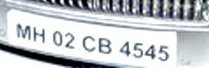
#> input picture Datasets/LicensePlateDataset/images(tif)/train/0001.tif, 209 x 68 px, found by its file name
$ jupyter execute --allow-errors LicensePlate_Tesseract.ipynb
#> lines starting #> are read from the running program, lines starting #| are printed output that depends on the picture
<a href="https://colab.research.google.com/github/MichaelTj02/FinalProject_Group1/blob/main/LicensePlate_Tesseract.ipynb" target="_parent"></a>

# **Training license plate character detection using Tesseract OCR**

# Convert label and image file

**Convert XML labels to .box for Tesseract compatibility**

[cell 1]
import os
import xml.etree.ElementTree as ET

# Define function to convert XML to .box
def convert_xml_to_box(xml_path, image_name, output_dir):
    tree = ET.parse(xml_path)
    root = tree.getroot()

    box_path = os.path.join(output_dir, image_name + ".box")
    with open(box_path, "w") as box_file:
        for obj in root.findall("object"):
            character = obj.find("name").text
            bndbox = obj.find("bndbox")
            xmin = int(bndbox.find("xmin").text)
            ymin = int(bndbox.find("ymin").text)
            xmax = int(bndbox.find("xmax").text)
            ymax = int(bndbox.find("ymax").text)

            # Write in Tesseract .box format
            box_file.write(f"{character} {xmin} {ymin} {xmax} {ymax} 0\n")

# Process all XML files in train and test folders
def process_labels(label_dir, output_dir):
    for split in ["train", "test"]:
        split_dir = os.path.join(label_dir, split)
        output_split_dir = os.path.join(output_dir, split)
        os.makedirs(output_split_dir, exist_ok=True)

        for xml_file in os.listdir(split_dir):
            if xml_file.endswith(".xml"):
                image_name = os.path.splitext(xml_file)[0]
                xml_path = os.path.join(split_dir, xml_file)
                convert_xml_to_box(xml_path, image_name, output_split_dir)

# Paths
label_dir = r"C:\Users\mtj02\Desktop\FinalProject_Group1\Datasets\LicensePlateDataset\initial images and labels\labels"
output_dir = r"C:\Users\mtj02\Desktop\FinalProject_Group1\Datasets\LicensePlateDataset\labels(box)"
process_labels(label_dir, output_dir)

**Convert images to tiff**

[cell 2]
import os
from PIL import Image

def convert_images_to_tiff(input_dir, output_dir):
    os.makedirs(output_dir, exist_ok=True)  # Ensure the output directory exists

    for filename in os.listdir(input_dir):
        if filename.endswith((".png", ".jpg", ".jpeg")):  # Check for valid image files
            image_path = os.path.join(input_dir, filename)
            output_path = os.path.join(output_dir, os.path.splitext(filename)[0] + ".tif")

            # Open the image and save as TIFF
            with Image.open(image_path) as img:
                img = img.convert("RGB")  # Convert to RGB mode if necessary
                img.save(output_path, format="TIFF")
                print(f"Converted {filename} to {output_path}")

# Paths
convert_images_to_tiff(r"C:\Users\mtj02\Desktop\FinalProject_Group1\Datasets\LicensePlateDataset\images\train"
                        , r"C:\Users\mtj02\Desktop\FinalProject_Group1\Datasets\LicensePlateDataset\images(tiff)\train")
convert_images_to_tiff(r"C:\Users\mtj02\Desktop\FinalProject_Group1\Datasets\LicensePlateDataset\images\test"
                        , r"C:\Users\mtj02\Desktop\FinalProject_Group1\Datasets\LicensePlateDataset\images(tiff)\test")

# Testing default model

Test default tesseract model accuracy

[cell 3]
import os
from PIL import Image
from IPython.display import display

[cell 4]
import pytesseract

pytesseract.pytesseract.tesseract_cmd = r'C:\Program Files\Tesseract-OCR\tesseract.exe'

#> (the rest of this cell did not finish here and is left out)

[cell 5]
# Set directories
tiff_dir = r"C:\Users\mtj02\Desktop\FinalProject_Group1\Datasets\LicensePlateDataset\images(tiff)\test"
output_dir = r"C:\Users\mtj02\Desktop\test_result"

# Ensure the output directory exists
os.makedirs(output_dir, exist_ok=True)

[cell 6]
# Loop through all TIFF images and perform OCR
for filename in os.listdir(tiff_dir):
    if filename.endswith(".tif"):
        # Load the image
        image_path = os.path.join(tiff_dir, filename)
        image = Image.open(image_path)

        # Perform OCR
        extracted_text = pytesseract.image_to_string(image)

        # Display the image and extracted text (optional)
        print(f"Processing {filename}:")
        display(image)
        print("Extracted Text:", extracted_text)

        # Save the result to a text file
        result_path = os.path.join(output_dir, os.path.splitext(filename)[0] + ".txt")
        with open(result_path, "w") as f:
            f.write(extracted_text)

        print(f"Result saved to: {result_path}")

# Training model to our dataset

Convert training images to greyscale for better training

[cell 7]
import cv2
import os

# Input and output directories
input_dir = r"C:\Users\mtj02\Desktop\FinalProject_Group1\Datasets\LicensePlateDataset\images(tif)\train"
output_dir = r"C:\Users\mtj02\Desktop\FinalProject_Group1\Datasets\LicensePlateDataset\preprocessed\images\train"
os.makedirs(output_dir, exist_ok=True)

# Process all .tif files in the input directory
for filename in os.listdir(input_dir):
    if filename.endswith(".tif"):
        input_path = os.path.join(input_dir, filename)
        output_path = os.path.join(output_dir, filename)

        # Read the image in grayscale
        image = cv2.imread(input_path, cv2.IMREAD_GRAYSCALE)
#> image: shape (68, 209); min 0, max 255, mean 194.9

        # Save the grayscale image
        cv2.imwrite(output_path, image)
        print(f"Converted {filename} to grayscale and saved to {output_path}")

Binarize the images (black and white)

[cell 8]
import cv2
import os

# Input and output directories
input_dir = r"C:\Users\mtj02\Desktop\FinalProject_Group1\Datasets\LicensePlateDataset\images(tiff)\train"
output_dir = r"C:\Users\mtj02\Desktop\FinalProject_Group1\Datasets\LicensePlateDataset\preprocessed\train"
os.makedirs(output_dir, exist_ok=True)

for filename in os.listdir(input_dir):
    if filename.endswith(".tif"):
        input_path = os.path.join(input_dir, filename)
        output_path = os.path.join(output_dir, filename)

        # Read the grayscale image
        image = cv2.imread(input_path, cv2.IMREAD_GRAYSCALE)

        # Apply thresholding to binarize
        _, binary_image = cv2.threshold(image, 128, 255, cv2.THRESH_BINARY + cv2.THRESH_OTSU)

        # Save the binarized image
        cv2.imwrite(output_path, binary_image)
        print(f"Binarized {filename} and saved to {output_path}")

Upscale low res images to result in a better tr file

Generate .tr files for training

[cell 9]
# Paths for training data
tiff_dir = r"C:\Users\mtj02\Desktop\FinalProject_Group1\Datasets\LicensePlateDataset\preprocessed\images\train"
output_dir = r"C:\Users\mtj02\Desktop\FinalProject_Group1\Datasets\LicensePlateDataset\output\train"

# Ensure the output directory exists
os.makedirs(output_dir, exist_ok=True)

[cell 10]
import os
import subprocess

# Set the path to the Tesseract executable
tesseract_path = r"C:\Program Files\Tesseract-OCR\tesseract.exe"

# Function to generate .tr files
def generate_tr_files(tiff_dir, box_dir, output_dir):
    # Ensure output directory exists
    os.makedirs(output_dir, exist_ok=True)

    # Process each .tif file in the TIFF directory
    for filename in os.listdir(tiff_dir):
        if filename.endswith(".tif"):
            base_name = os.path.splitext(filename)[0]
            tiff_path = os.path.join(tiff_dir, filename)
            box_path = os.path.join(box_dir, base_name + ".box")
            output_path = os.path.join(output_dir, base_name)

            # Check if the .box file exists
            if os.path.exists(box_path):
                try:
                    # Run Tesseract to generate .tr file
                    command = [
                        tesseract_path,
                        tiff_path,
                        output_path,
                        "box.train"
                    ]
                    print(f"Running: {' '.join(command)}")
                    subprocess.run(
                        command,
                        check=True,
                        stderr=subprocess.PIPE,
                        stdout=subprocess.PIPE,
                    )
                    print(f"Generated .tr file for {base_name}")
                except subprocess.CalledProcessError as e:
                    print(f"Error generating .tr file for {base_name}:")
                    print(e.stderr.decode("utf-8"))
            else:
                print(f"Skipping {base_name}: .box file not found!")
        else:
            print(f"Skipping non-TIFF file: {filename}")

# Paths for training
tiff_dir = r"C:\Users\mtj02\Desktop\FinalProject_Group1\Datasets\LicensePlateDataset\preprocessed\images\train"
box_dir = tiff_dir  # Assuming box files are in the same directory as TIFF files
output_dir = r"C:\Users\mtj02\Desktop\FinalProject_Group1\Datasets\LicensePlateDataset\output\train"

# Generate .tr files
generate_tr_files(tiff_dir, box_dir, output_dir)

[cell 11]
import os
import subprocess

# Step 1: Combine .tr files into a training list file
tr_files = []
for filename in os.listdir(output_dir):
    if filename.endswith(".tr"):
        tr_files.append(os.path.join(output_dir, filename))

# Save the training list file
train_list_file = os.path.join(output_dir, "train_list.txt")
try:
    with open(train_list_file, "w") as f:
        f.write("\n".join(tr_files))
    print(f"Training list saved to: {train_list_file}")
except Exception as e:
    print(f"Error saving training list file: {e}")
    exit(1)

# Step 2: Train the Tesseract model
# Define paths for training
tessdata_dir = r"C:\Program Files\Tesseract-OCR\tessdata"  # Path to tessdata folder
lstmtraining_path = r"C:\Program Files\Tesseract-OCR\lstmtraining.exe"  # Full path to lstmtraining
output_model = os.path.join(output_dir, "trained_model")  # Path to save trained model

#> (the rest of this cell did not finish here and is left out)

[cell 12]
import cv2
import os

# Input and output paths
input_image_path = r"C:\Users\mtj02\Desktop\FinalProject_Group1\Datasets\LicensePlateDataset\preprocessed\images\train\0001.tif"
output_image_path = r"C:\Users\mtj02\Desktop\FinalProject_Group1\Datasets\LicensePlateDataset\preprocessed\images\train\0001_upscaled.tif"

# Read the original image
image = cv2.imread(input_image_path)
#> image is the input picture: shape (68, 209, 3); mean B, G, R 199.6, 195.7, 191.5

# Check if the image was loaded correctly
if image is None:
    print(f"Error: Could not read image at {input_image_path}")
else:
    # Upscale the image
    upscale = cv2.resize(image, None, fx=2, fy=2, interpolation=cv2.INTER_CUBIC)
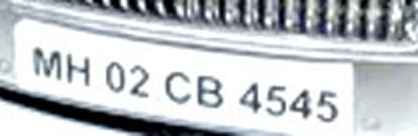
#> upscale: shape (136, 418, 3); mean B, G, R 199.4, 195.6, 191.5

    # Save the upscaled image
    cv2.imwrite(output_image_path, upscale)
    print(f"Upscaled image saved to: {output_image_path}")
